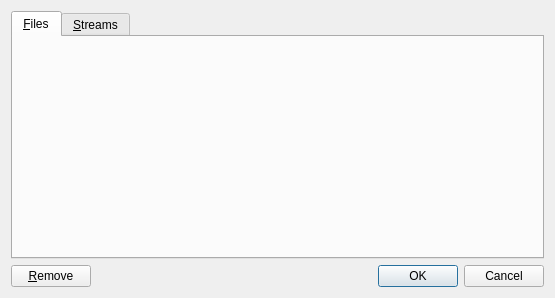
<?xml version="1.0" encoding="UTF-8"?>
<ui version="4.0">
 <class>FavoritesWindow</class>
 <widget class="QWidget" name="FavoritesWindow">
  <property name="geometry">
   <rect>
    <x>0</x>
    <y>0</y>
    <width>555</width>
    <height>298</height>
   </rect>
  </property>
  <property name="windowTitle">
   <string>Organize Favorites</string>
  </property>
  <layout class="QGridLayout" name="gridLayout">
   <item row="0" column="0" colspan="3">
    <widget class="QTabWidget" name="tabWidget">
     <property name="currentIndex">
      <number>0</number>
     </property>
     <widget class="QWidget" name="filesTab">
      <attribute name="title">
       <string>&amp;Files</string>
      </attribute>
      <layout class="QVBoxLayout" name="verticalLayout_2"/>
     </widget>
     <widget class="QWidget" name="streamsTab">
      <attribute name="title">
       <string>&amp;Streams</string>
      </attribute>
      <layout class="QVBoxLayout" name="verticalLayout_3"/>
     </widget>
    </widget>
   </item>
   <item row="1" column="0">
    <widget class="QPushButton" name="remove">
     <property name="text">
      <string>&amp;Remove</string>
     </property>
    </widget>
   </item>
   <item row="1" column="1">
    <spacer name="horizontalSpacer">
     <property name="orientation">
      <enum>Qt::Orientation::Horizontal</enum>
     </property>
     <property name="sizeHint" stdset="0">
      <size>
       <width>40</width>
       <height>20</height>
      </size>
     </property>
    </spacer>
   </item>
   <item row="1" column="2">
    <widget class="QDialogButtonBox" name="buttonBox">
     <property name="standardButtons">
      <set>QDialogButtonBox::StandardButton::Cancel|QDialogButtonBox::StandardButton::Ok</set>
     </property>
    </widget>
   </item>
  </layout>
 </widget>
 <resources/>
 <connections/>
</ui>
